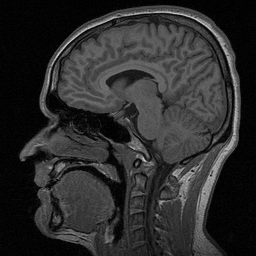
%> input picture Project5/hw5_prog_Bodong/brain.png, 256 x 256 px
$ octave hw5_4_c.m   (GNU Octave 9; MATLAB toolbox functions it lacks are replaced by stand-ins)
%> lines starting %> are read from the running program, lines starting %| are printed output that depends on the picture; in (x1, y1, x2, y2) boxes, pixels count from 0 and x2, y2 are one past the last pixel; in counts of white or black regions, pixels touching at a corner belong together; the program's own positions count from 1
clc
clear all
close all

I_input=imread('brain.png');%0-255
%> I_input is the input picture: size 256x256 uint8; min 0, max 215, mean 44.3
figure(1);imshow(I_input);
I_input=double(I_input);
%> I_input: size 256x256 double

%add noise !!!!!!!!!!!!!!!!!!!!!!!!!!!!!!!!!!!!!!!!!!
I_input=I_input+30*randn(size(I_input));
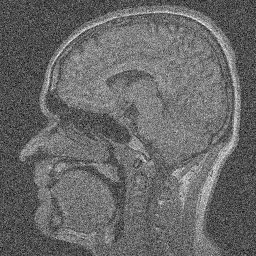
%> I_input: size 256x256 double; min -115.4, max 272.9, mean 44.1; drawn with min black and max white
I_input=min(255*ones(size(I_input)),I_input);
I_input=max(zeros(size(I_input)),I_input);
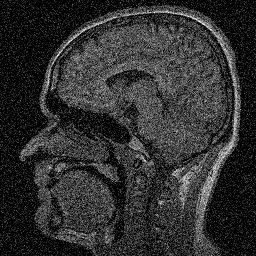
%> I_input: size 256x256 double; min 0, max 255, mean 48.3


threshold=56;
I_c_threshold=I_input;
for x=1:size(I_input,1)
    for y=1:size(I_input,2)
        if I_input(x,y)<threshold
            I_c_threshold(x,y)=0;
        else I_c_threshold(x,y)=255;
        end
    end
end
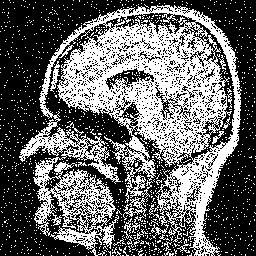
%> I_c_threshold: size 256x256 double; 40.1% white; 1187 white regions (1170 under 20 px), largest, box (x1, y1, x2, y2) and area: (19, 5, 242, 256) 23589, (123, 197, 147, 220) 184, (124, 216, 144, 239) 118
figure(2);imshow(I_c_threshold);
imwrite(I_c_threshold,'hw5_4_c_brain_threshold.png');

I_c_threshold_inv=I_input;
for x=1:size(I_input,1)
    for y=1:size(I_input,2)
        if I_input(x,y)<threshold
            I_c_threshold_inv(x,y)=255;
        else I_c_threshold_inv(x,y)=0;
        end
    end
end
figure(3);imshow(I_c_threshold_inv);
imwrite(I_c_threshold_inv,'hw5_4_c_brain_threshold_inv.png');
